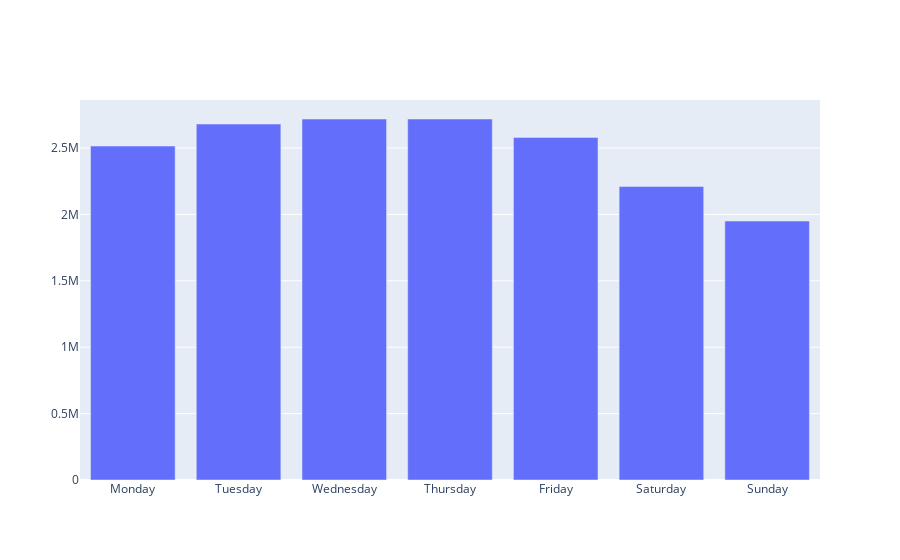

The notebook cell this image was saved under:
### Markdown cell above
Perhaps not surprisingly, the hotter months are much more popular for bike-rides in NYC. 

Now for the weekdays:

### Code cell
days = ['Monday', 'Tuesday', 'Wednesday', 'Thursday', 'Friday', 'Saturday', 'Sunday']

data = [go.Bar(
   x = days,
   y = [pickups_and_dropoffs[pickups_and_dropoffs['weekday'] == i]['pickups'].sum() for i, day in enumerate(days)]
)]
fig = go.Figure(data=data)
fig.show()

### Figure 1 — Plotly figure (JSON) as saved in the notebook; plotly's stock layout.template omitted (floating-point values rounded to 4 significant figures)
{"data": [{"type": "bar", "x": ["Monday", "Tuesday", "Wednesday", "Thursday", "Friday", "Saturday", "Sunday"], "y": [2514882, 2680739, 2718079, 2718520, 2579873, 2210622, 1950095]}], "layout": {}}
